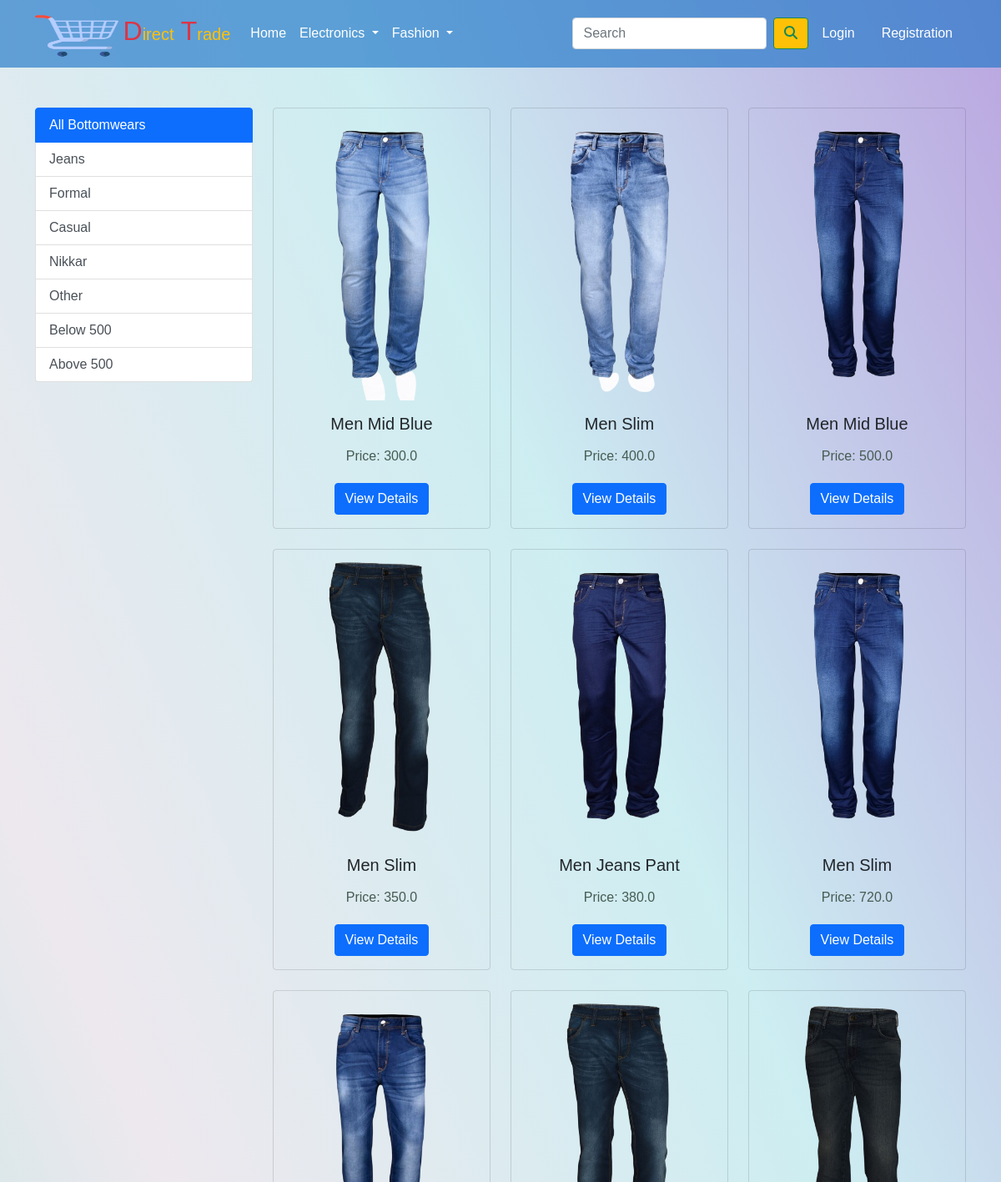
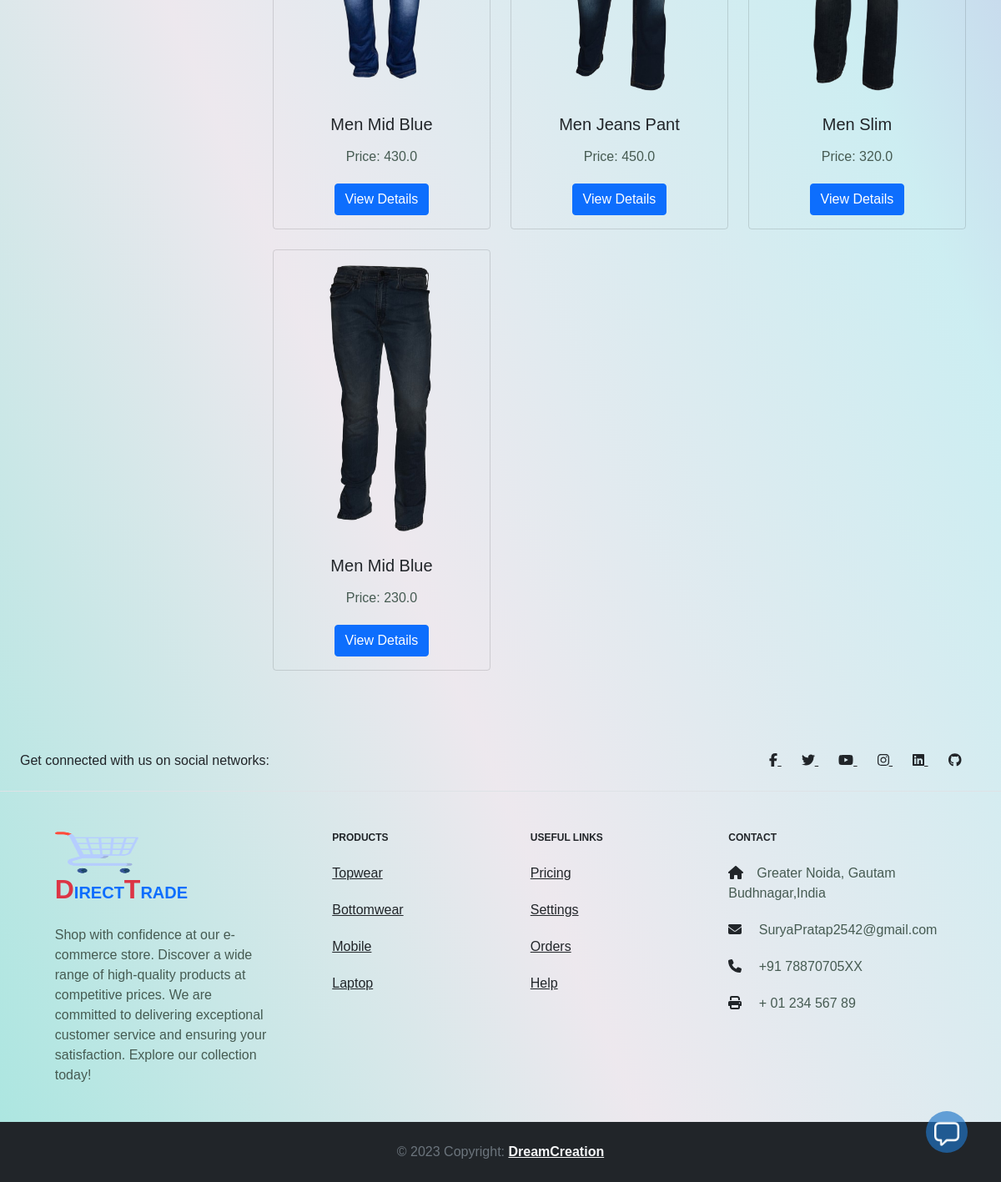
Screenshot of /bottomwear/Jeans with the database file from the repository (2 pictures, top to bottom).
### app/models.py (models this page shows, shortened)
class Product(models.Model):
    title=models.CharField(max_length=100)
    selling_price=models.FloatField()
    discounted_price=models.FloatField()
    description=models.TextField()
    brand=models.CharField(max_length=100)
    category=models.CharField(choices=CATEGORY_CHOICES,max_length=2)
    product_image=models.ImageField(upload_to='productimg')

### app/views.py (the view)
# urls.py: path('bottomwear/', views.bottomwear, name='bottomwear'),
def bottomwear(request, data=None):
    if data == None:
        bottomwears = Product.objects.filter(category='BW')
    elif data == 'Jeans' or data == 'Formal' or data == 'Casual' or data == 'Nikkar' or data == 'Other':
        bottomwears = Product.objects.filter(category='BW').filter(brand=data)
    elif data == 'Below':
        bottomwears = Product.objects.filter(
            category='BW').filter(discounted_price__lt=500)
    elif data == 'Above':
        bottomwears = Product.objects.filter(
            category='BW').filter(discounted_price__gt=500)
    return render(request, 'app/bottomwear.html', {'bottomwears': bottomwears})

### app/context_processors.py (called while the page is built)
def cart_count(request):
    if request.user.is_authenticated:
        cart_count = Cart.objects.filter(user=request.user).count()
    else:
        cart_count = 0
    return {'cart_count': cart_count}

### app/templates/app/bottomwear.html (shortened to what this page needs)
{% extends 'app/base.html' %}
{% load static %}
{% block main-content %}
<div class="container my-5">
    <div class="row">
        <div class="col-md-3">
            <div class="sticky-top">
            <div class="list-group">
                <a href="{% url 'bottomwear' %}" class="list-group-item list-group-item-action {% if data is None %}active{% endif %}" aria-current="true">All Bottomwears</a>
                <a href="{% url 'bottomweardata' 'Jeans' %}" class="list-group-item list-group-item-action {% if data == 'Jeans' %}active{% endif %}" aria-current="true">Jeans</a>
                <a href="{% url 'bottomweardata' 'Formal' %}" class="list-group-item list-group-item-action {% if data == 'Formal' %}active{% endif %}" aria-current="true">Formal</a>
                <a href="{% url 'bottomweardata' 'Casual' %}" class="list-group-item list-group-item-action {% if data == 'Casual' %}active{% endif %}" aria-current="true">Casual</a>
                <a href="{% url 'bottomweardata' 'Nikkar' %}" class="list-group-item list-group-item-action {% if data == 'Nikkar' %}active{% endif %}" aria-current="true">Nikkar</a>
                <a href="{% url 'bottomweardata' 'Other' %}" class="list-group-item list-group-item-action {% if data == 'Other' %}active{% endif %}" aria-current="true">Other</a>
                <a href="{% url 'bottomweardata' 'Below' %}" class="list-group-item list-group-item-action {% if data == 'Below' %}active{% endif %}" aria-current="true">Below 500</a>
                <a href="{% url 'bottomweardata' 'Above' %}" class="list-group-item list-group-item-action {% if data == 'Above' %}active{% endif %}" aria-current="true">Above 500</a>
            </div>
        </div>
        </div>
        <div class="col-md-9">
            <div class="row">
                {% for b in bottomwears %}
                <div class="col-md-4 mb-4 text-center">
                    <div class="card item bg-transparent">
                        <img src="{{ b.product_image.url }}" class="card-img-top" alt="Product Image" height="350px">
                        <div class="card-body">
                            <h5 class="card-title">{{ b.title }}</h5>
                            <p class="card-text">Price: {{ b.discounted_price }}</p>
                            <a href="{% url 'product-detail' b.id %}" class="btn btn-primary">View Details</a>
                        </div>
                    </div>
                </div>
                {% endfor %}
            </div>
        </div>
    </div>
</div>
{% endblock main-content %}

### app/static/app/css/style.css (style rules this page uses)
body { background: linear-gradient(to top right, #aae6e0,#e9e3ead0,#c0e9eecb,#a98fd8cc); }
* { margin: 0; padding: 0; box-sizing: border-box; font-family: 'Spartan', sans-serif; }
p { font-size: 16px; color: #465b52; margin: 15px 0 20px 0; }

### rows the page displays
Product: product_image (picture), title "Men Mid Blue", discounted_price "300.0"
Product: product_image (picture), title "Men Slim", discounted_price "400.0"
Product: product_image (picture), title "Men Mid Blue", discounted_price "500.0"
Product: product_image (picture), title "Men Slim", discounted_price "350.0"
Product: product_image (picture), title "Men Jeans Pant", discounted_price "380.0"
Product: product_image (picture), title "Men Slim", discounted_price "720.0"
Product: product_image (picture), title "Men Mid Blue", discounted_price "430.0"
Product: product_image (picture), title "Men Jeans Pant", discounted_price "450.0"
Product: product_image (picture), title "Men Slim", discounted_price "320.0"
Product: product_image (picture), title "Men Mid Blue", discounted_price "230.0"
